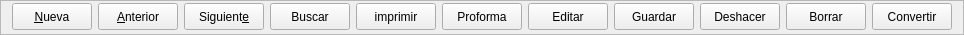
        <widget class="QFrame" name="frame_4">
         <property name="minimumSize">
          <size>
           <width>0</width>
           <height>35</height>
          </size>
         </property>
         <property name="maximumSize">
          <size>
           <width>16777215</width>
           <height>35</height>
          </size>
         </property>
         <property name="frameShape">
          <enum>QFrame::StyledPanel</enum>
         </property>
         <property name="frameShadow">
          <enum>QFrame::Raised</enum>
         </property>
         <layout class="QHBoxLayout" name="horizontalLayout_2">
          <property name="topMargin">
           <number>2</number>
          </property>
          <item>
           <widget class="QPushButton" name="btnAnadir">
            <property name="minimumSize">
             <size>
              <width>0</width>
              <height>27</height>
             </size>
            </property>
            <property name="text">
             <string>&amp;Nueva</string>
            </property>
            <property name="icon">
             <iconset resource="../maya.qrc">
              <normaloff>:/Icons/PNG/add.png</normaloff>:/Icons/PNG/add.png</iconset>
            </property>
            <property name="iconSize">
             <size>
              <width>24</width>
              <height>24</height>
             </size>
            </property>
           </widget>
          </item>
          <item>
           <widget class="QPushButton" name="btnAnterior">
            <property name="minimumSize">
             <size>
              <width>0</width>
              <height>27</height>
             </size>
            </property>
            <property name="text">
             <string>&amp;Anterior</string>
            </property>
            <property name="icon">
             <iconset resource="../maya.qrc">
              <normaloff>:/Icons/PNG/Previous.png</normaloff>:/Icons/PNG/Previous.png</iconset>
            </property>
            <property name="iconSize">
             <size>
              <width>24</width>
              <height>24</height>
             </size>
            </property>
           </widget>
          </item>
          <item>
           <widget class="QPushButton" name="btnSiguiente">
            <property name="minimumSize">
             <size>
              <width>0</width>
              <height>27</height>
             </size>
            </property>
            <property name="text">
             <string>Siguient&amp;e</string>
            </property>
            <property name="icon">
             <iconset resource="../maya.qrc">
              <normaloff>:/Icons/PNG/Next.png</normaloff>:/Icons/PNG/Next.png</iconset>
            </property>
            <property name="iconSize">
             <size>
              <width>24</width>
              <height>24</height>
             </size>
            </property>
           </widget>
          </item>
          <item>
           <widget class="QPushButton" name="btnBuscar">
            <property name="minimumSize">
             <size>
              <width>0</width>
              <height>27</height>
             </size>
            </property>
            <property name="text">
             <string>Buscar</string>
            </property>
            <property name="icon">
             <iconset resource="../maya.qrc">
              <normaloff>:/Icons/PNG/search.png</normaloff>:/Icons/PNG/search.png</iconset>
            </property>
            <property name="iconSize">
             <size>
              <width>24</width>
              <height>24</height>
             </size>
            </property>
           </widget>
          </item>
          <item>
           <widget class="QPushButton" name="btnImprimir">
            <property name="minimumSize">
             <size>
              <width>0</width>
              <height>27</height>
             </size>
            </property>
            <property name="text">
             <string>imprimir</string>
            </property>
            <property name="icon">
             <iconset resource="../maya.qrc">
              <normaloff>:/Icons/PNG/Print.png</normaloff>:/Icons/PNG/Print.png</iconset>
            </property>
            <property name="iconSize">
             <size>
              <width>24</width>
              <height>24</height>
             </size>
            </property>
           </widget>
          </item>
          <item>
           <widget class="QPushButton" name="btnPrforma">
            <property name="minimumSize">
             <size>
              <width>0</width>
              <height>27</height>
             </size>
            </property>
            <property name="text">
             <string>Proforma</string>
            </property>
            <property name="icon">
             <iconset resource="../maya.qrc">
              <normaloff>:/Icons/PNG/Print.png</normaloff>:/Icons/PNG/Print.png</iconset>
            </property>
            <property name="iconSize">
             <size>
              <width>24</width>
              <height>24</height>
             </size>
            </property>
           </widget>
          </item>
          <item>
           <widget class="QPushButton" name="btnEditar">
            <property name="minimumSize">
             <size>
              <width>0</width>
              <height>27</height>
             </size>
            </property>
            <property name="text">
             <string>Editar</string>
            </property>
            <property name="icon">
             <iconset resource="../maya.qrc">
              <normaloff>:/Icons/PNG/edit.png</normaloff>:/Icons/PNG/edit.png</iconset>
            </property>
            <property name="iconSize">
             <size>
              <width>24</width>
              <height>24</height>
             </size>
            </property>
            <property name="shortcut">
             <string>Ctrl+S</string>
            </property>
           </widget>
          </item>
          <item>
           <widget class="QPushButton" name="btnGuardar">
            <property name="minimumSize">
             <size>
              <width>0</width>
              <height>27</height>
             </size>
            </property>
            <property name="text">
             <string>Guardar</string>
            </property>
            <property name="icon">
             <iconset resource="../maya.qrc">
              <normaloff>:/Icons/PNG/Save.png</normaloff>:/Icons/PNG/Save.png</iconset>
            </property>
            <property name="iconSize">
             <size>
              <width>24</width>
              <height>24</height>
             </size>
            </property>
           </widget>
          </item>
          <item>
           <widget class="QPushButton" name="btndeshacer">
            <property name="minimumSize">
             <size>
              <width>0</width>
              <height>27</height>
             </size>
            </property>
            <property name="text">
             <string>Deshacer</string>
            </property>
            <property name="icon">
             <iconset resource="../maya.qrc">
              <normaloff>:/Icons/PNG/undo.png</normaloff>:/Icons/PNG/undo.png</iconset>
            </property>
           </widget>
          </item>
          <item>
           <widget class="QPushButton" name="btnBorrar">
            <property name="minimumSize">
             <size>
              <width>0</width>
              <height>27</height>
             </size>
            </property>
            <property name="text">
             <string>Borrar</string>
            </property>
            <property name="icon">
             <iconset resource="../maya.qrc">
              <normaloff>:/Icons/PNG/Delete.png</normaloff>:/Icons/PNG/Delete.png</iconset>
            </property>
            <property name="iconSize">
             <size>
              <width>24</width>
              <height>24</height>
             </size>
            </property>
           </widget>
          </item>
          <item>
           <widget class="QPushButton" name="btn_convertir">
            <property name="minimumSize">
             <size>
              <width>0</width>
              <height>27</height>
             </size>
            </property>
            <property name="text">
             <string>Convertir</string>
            </property>
           </widget>
          </item>
         </layout>
        </widget>
